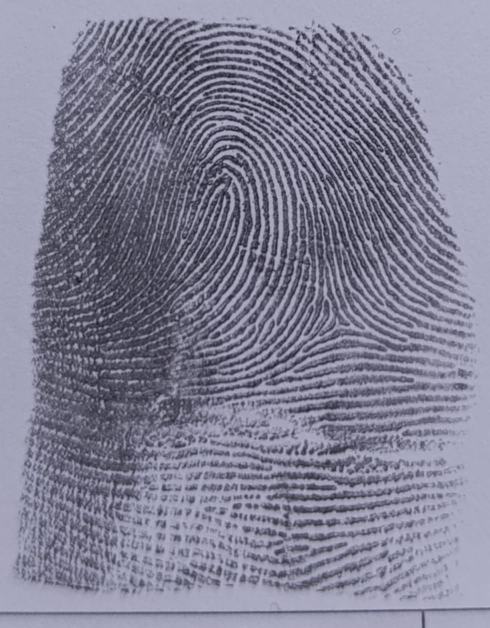
#> input picture uploads/20250324_113944_1_IMG-20250319-WA0136.jpg, 979 x 1256 px (shown at 1/2 size)
$ python -i minutiae_extraction.py   (imports and definitions only)   (older library calls are emulated)
#> lines starting #> are read from the running program, lines starting #| are printed output that depends on the picture
import cv2
import numpy as np
from scipy import ndimage
from config import *

# [170 lines left out: functions extract_minutiae, calculate_orientation, is_valid_minutia, visualize_minutiae, not called in this run]

def detect_delta_points(img):
    """
    Detect delta points in the fingerprint image.

    Args:
        img (numpy.ndarray): Input image

    Returns:
        list: List of detected delta points
    """
    delta_points = []
    height, width = img.shape
#> height = 1256; width = 979

    # Calculate orientation field
    block_size = 16
    orientation_field = np.zeros((height//block_size, width//block_size))

    for i in range(0, height-block_size, block_size):
        for j in range(0, width-block_size, block_size):
            block = img[i:i+block_size, j:j+block_size]
            gx = cv2.Sobel(block, cv2.CV_64F, 1, 0)
            gy = cv2.Sobel(block, cv2.CV_64F, 0, 1)
            orientation = np.arctan2(np.sum(gy), np.sum(gx))
            orientation_field[i//block_size, j//block_size] = orientation
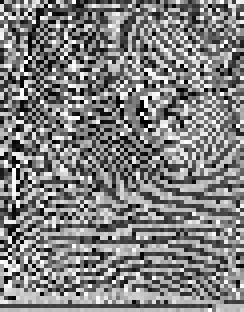
#> orientation_field: shape (78, 61) float64 (shown 4 times larger); min -3.14, max 3.14, mean 0.0259; drawn with min black and max white

    # Detect delta points using Poincare index
    for i in range(1, orientation_field.shape[0]-1):
        for j in range(1, orientation_field.shape[1]-1):
            poincare_idx = calculate_poincare_index(orientation_field, i, j)
            if abs(poincare_idx + 0.5) < 0.1:  # Delta point has index -1/2
                y = i * block_size + block_size//2
                x = j * block_size + block_size//2
                orientation = calculate_orientation(img, y, x)
                delta_points.append({
                    'type': 'delta',
                    'x': x,
                    'y': y,
                    'orientation': orientation,
                    'quality': calculate_minutia_quality(img, y, x)
                })
#> this loop made 1 pass
#> after the loop, delta_points = []

    return delta_points

# [31 lines left out: function calculate_minutia_quality, not called in this run]

def calculate_poincare_index(orientation_field, i, j):
    """
    Calculate Poincare index at a point in the orientation field.

    Args:
        orientation_field (numpy.ndarray): Orientation field matrix
        i (int): Row index
        j (int): Column index

    Returns:
        float: Poincare index value
    """
    # Get orientations in 8-neighborhood
    neighbors = [
        orientation_field[i-1,j-1], orientation_field[i-1,j], orientation_field[i-1,j+1],
        orientation_field[i,j+1], orientation_field[i+1,j+1], orientation_field[i+1,j],
        orientation_field[i+1,j-1], orientation_field[i,j-1]
    ]
    neighbors.append(neighbors[0])  # Add first element to close the loop

    # Calculate orientation differences
    total_diff = 0
    for k in range(8):
        diff = neighbors[k+1] - neighbors[k]
        # Normalize difference to [-pi/2, pi/2]
        while diff > np.pi/2:
            diff -= np.pi
        while diff < -np.pi/2:
            diff += np.pi
        total_diff += diff

    # Calculate Poincare index
    return total_diff / (2 * np.pi)

>>> import cv2
>>> picture = cv2.imread('../uploads/20250324_113944_1_IMG-20250319-WA0136.jpg', cv2.IMREAD_GRAYSCALE)
#> (the run stopped early here; a loop or call above may not have finished)

$ run again, on uploads/20250324_113944_2_IMG-20250319-WA0135.jpg
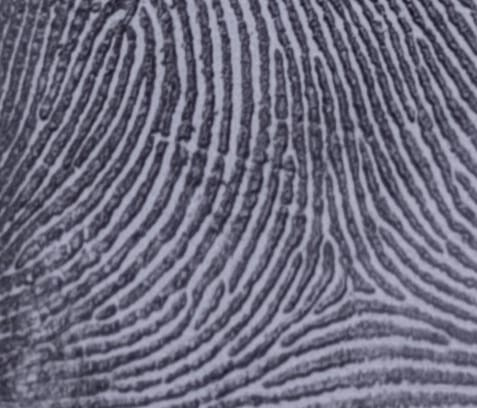
#> input picture uploads/20250324_113944_2_IMG-20250319-WA0135.jpg, 477 x 408 px
#> after the loop in detect_delta_points, `for i in range(0, height-block_size, block_size):`:
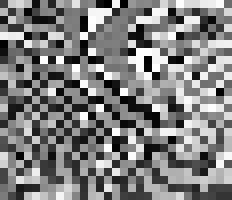
#> orientation_field: shape (25, 29) float64 (shown 8 times larger); min -3.14, max 3.14, mean -0.00698; drawn with min black and max white
#> the loop in detect_delta_points, `for i in range(1, orientation_field.shape[0]-1):` made 1 pass
#> after the loop in detect_delta_points, `for i in range(1, orientation_field.shape[0]-1):`: delta_points = []
